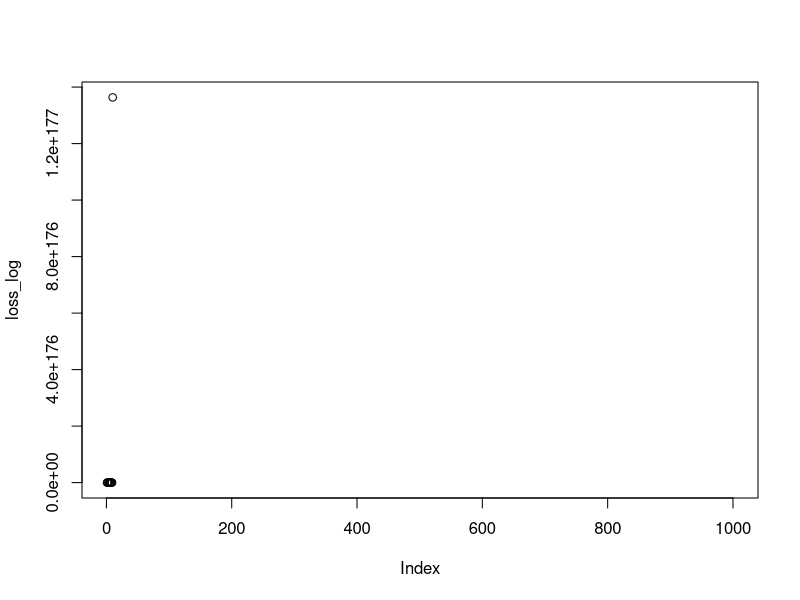
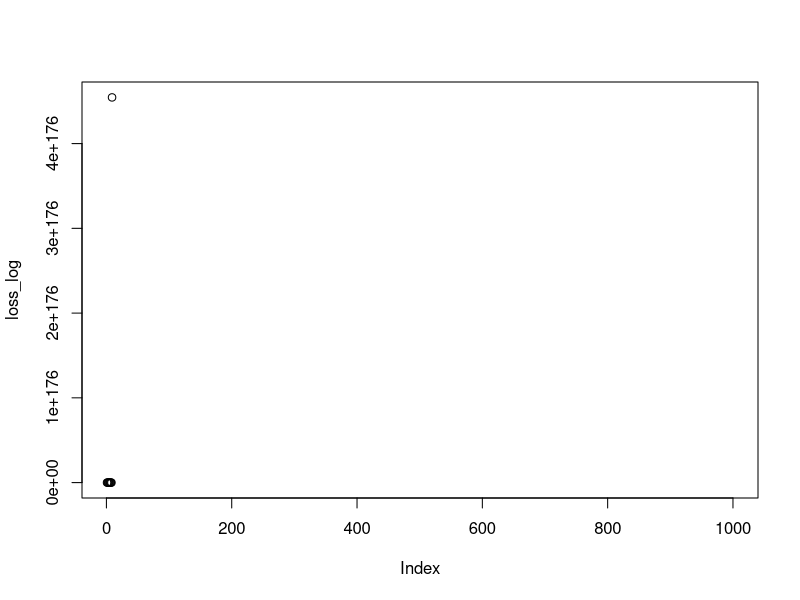
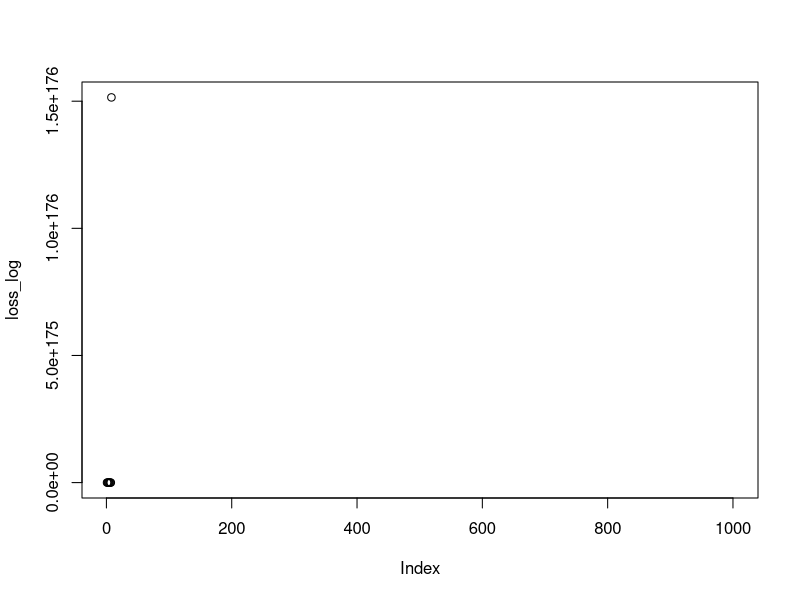
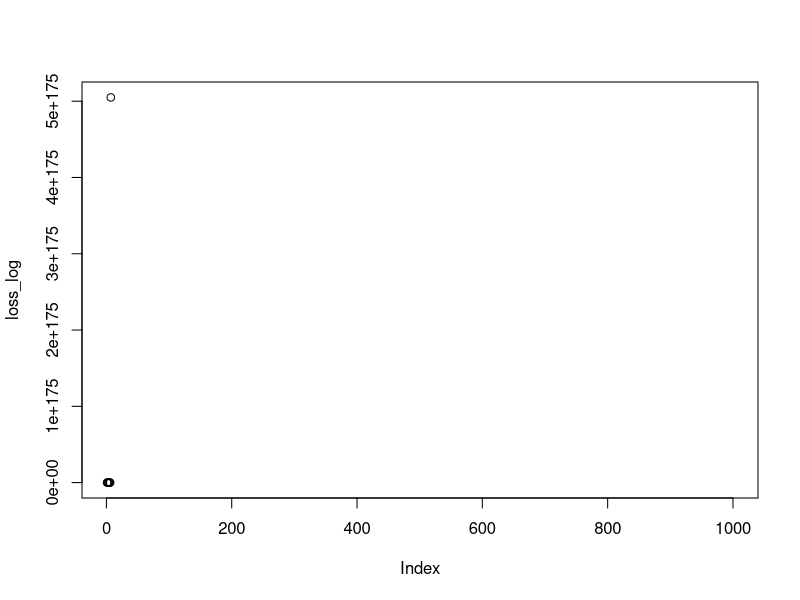
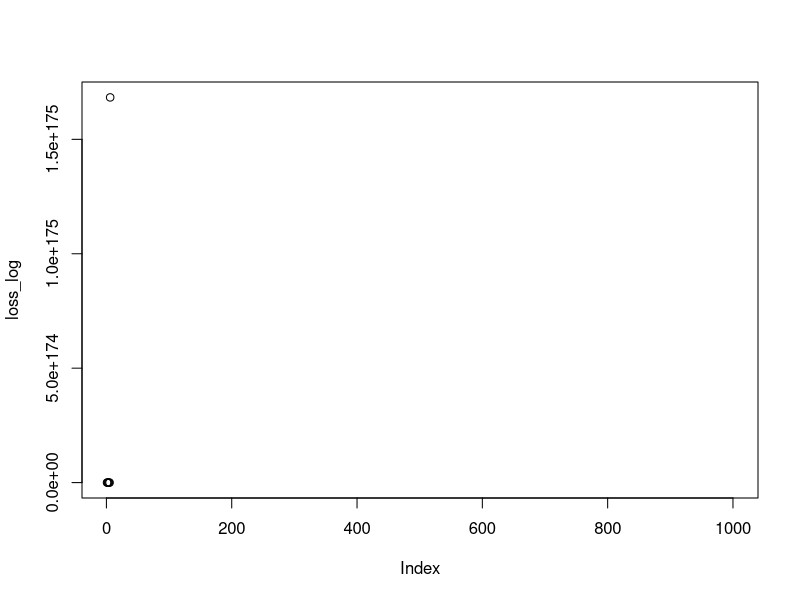
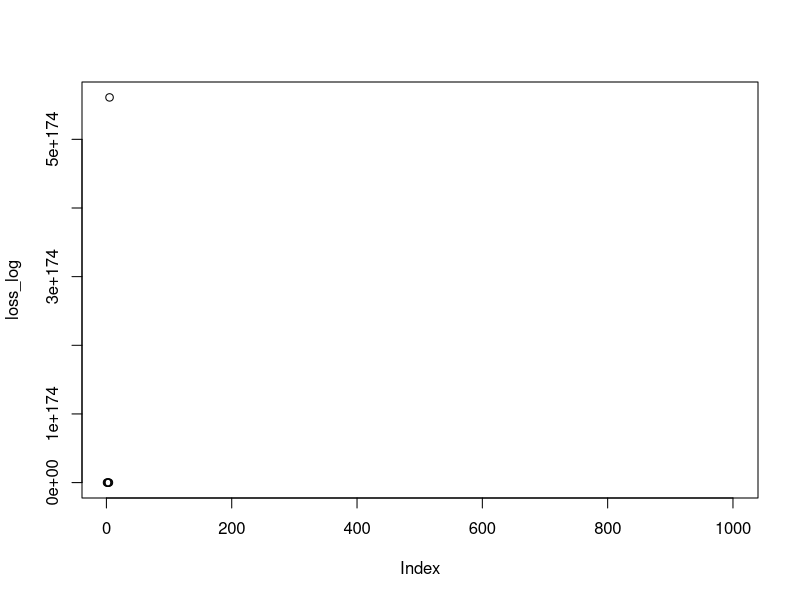
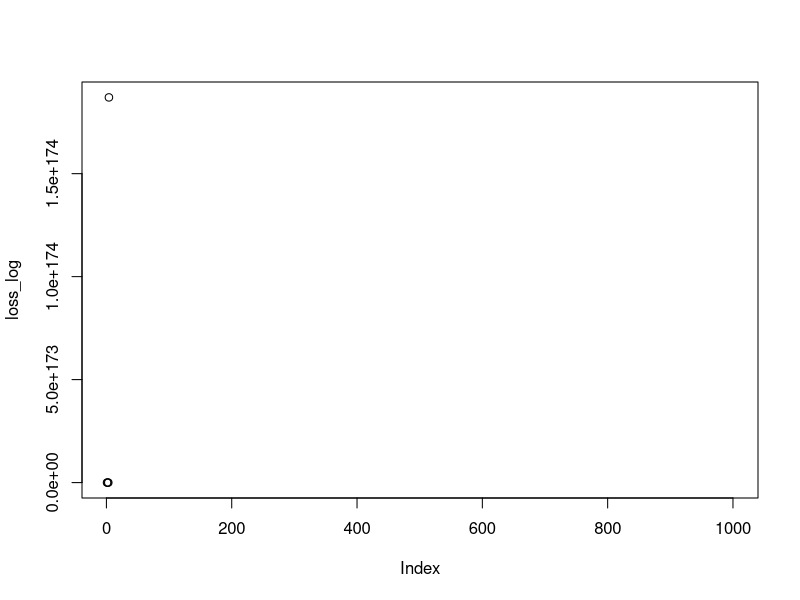
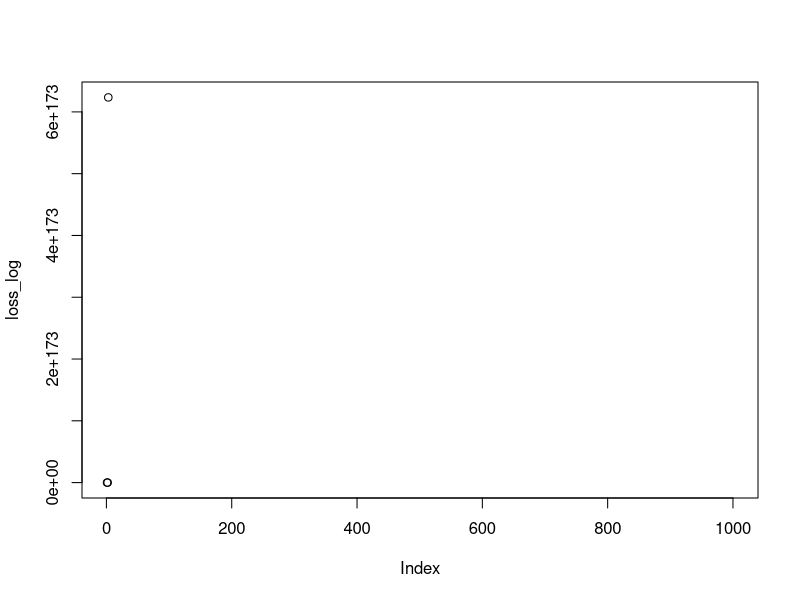

Write R code to recreate these figures, in order. (Note: this script raises an error after producing the figures.)
##################### 1.Gradient Descent 구현 과제입니다. ##########################
# 시각화용 코드입니다.
smoothing <- function(vec)
{
  vec1 <- c(vec[-1], vec[length(vec)])
  vec2 <- c(vec[1], vec[-length(vec)])
  return((vec1 + vec2 + vec) / 3)
}

visualize_loss <- function(loss_log)
{
  for(i in 1:100)
  {
    loss_log <- smoothing(loss_log)
    plot(loss_log)
    Sys.sleep(0.01)
  }
}
# 여기까지 그냥 실행시켜 주세요!

##############################################################################################################
#                                                                                                            #
#   이번 과제는 gradient descent를 이용한, 선형 회귀 구현 입니다. 아래에 비어있는 식을 채워주시면 됩니다!    #
#                                                                                                            #
##############################################################################################################
# 단순회귀 구현
x <- rnorm(1000, 0)
y <- 2 * x + 1
w <- 0.001
b <- 0.001
lr <- 0.01
loss_log <- c()
for(i in 1:length(x))
{
  ###                                         ###
  #            여기를 채워 주세요!              #
  loss =(  y[i] - x[i]*w - b)^2
  w = 
  ###                                         ###
  loss_log[i] <- loss
}
visualize_loss(loss_log)
if(max(abs(w-2), abs(b-1)) < 0.1)
{
  print("정답입니다!")
}else{
  print("모델을 수정하거나, 초기값, 파라미터를 수정해보세요!")
}

#다중회귀 구현(변수 11개)
x <- as.data.frame(matrix(rnorm(5000,0), nrow = 500, ncol = 10))
y <- x$V1 * 1 + x$V2 * 2 + x$V3 * 3 + x$V4 * 4 + x$V5 * 5 + x$V6 * 6 + x$V7 * 7 + x$V8 * 8 + x$V9 * 9 + x$V10 * 10 + 11
w <- rnorm(10,0)
b <- rnorm(1,0)
lr <- 0.01
loss_log <- c()
for(i in 1:nrow(x))
{
  ###                                         ###
  #            여기를 채워 주세요!              #
  loss = (y[i] - sum(w*x[i,])-b)^2
  w = w - lr * (y[i] - sum(w*x[i,]) - b) * -x[i,]
  b = b - lr * (y[i]  - sum(w*x[i,]) - b) * -1
  ###                                         ###
  loss_log[i] <- loss
}

visualize_loss(loss_log)
if(max(abs(w-1:10), abs(b-11)) < 0.5)
{
  print("정답입니다!")
}else{
  print("모델을 수정하거나, 초기값, 파라미터를 수정해보세요!")
}
a <- matrix(c(1,2,3,4), ncol = 2)
b <- c(1,2)
c <- rep(b,2)
a*c

#다중회귀 구현(변수 n개)
linear_regression <- function(n)
{
  x <- as.data.frame(matrix(rnorm(100*n*n,0), nrow = 100*n, ncol = n))
  y <- rep(0, 100*n)
  for(i in 1:(100*n))
  {
    y[i] <- sum(x[i,]*(1:n)) + (n+1)
  }
  w <- rnorm(n,0)
  b <- rnorm(1,0)
  lr <- 0.01
  loss_log <- c()
  for(i in 1:nrow(x))
  {
    ###                                         ###
    #            여기를 채워 주세요!              #
    loss = sqrt((y[i] - sum(w*x[i,])-b)^2)
    w = w - lr * (y[i] - sum(w*x[i,]) - b) * -x[i,]
    b = b - lr * (y[i]  - sum(w*x[i,]) - b) * -1
    
    ###                                         ###
    loss_log[i] <- loss
  }
  visualize_loss(loss_log)
  if(max(abs(w-1:n), abs(b-n-1)) < 0.5)
  {
    print("정답입니다!")
  }else{
    print("모델을 수정하거나, 초기값, 파라미터를 수정해보세요!")
  }
  return(list(w = w, b = b))
}
linear_regression(4)

linear_regression(10)
linear_regression(15)
linear_regression(20)

############# 2.Multinomial logistic에서 배운 softmax 와 cross_entropy 를 함수로 구현하세요 ###############
### 결과는 list(table, beta 계수) 반환하도록 해주세요 (GD 사용하실 경우, learning_rate 유의하세요)
## iris data에 한정적인 함수도 괜찮고, 일반화함수도 좋습니다.
# cross_entropy 함수로 beta를 구하고, softmax 함수에서 cross_entropy 함수를 받아들이면 됩니다.


rm(list=ls())
data("iris")
str(iris)
x<-iris[,-5]
y<-iris[,5]

set.seed(1234)
index <- sort(sample(1:length(x[,1]),length(x[,1])*0.8,replace = F))
train_x <- x[index,]
train_y <- y[index]  
test_x <- x[-index,]
test_y <- y[-index]

# cross entrophy try 1
w = matrix(runif(15, 0.5,2), 3, 5)
lr=0.005
loss=c()
cross_entrophy=0
type = unique(y)
train_x = cbind(train_x, 1)

for(k in 1:3){
  for(i in 1:nrow(train_x)){
    for ( j in 1:3){
      if (train_y[i] == type[j]){
        cross_entrophy = -log( exp(sum(w[j,]*train_x[i,]))  /
                                 (exp(sum(w[1,]*train_x[i,])) + exp(sum(w[2,]*train_x[i,])) + exp(sum(w[3,]*train_x[i,]))))
        w[j,] = w[j,] - lr * - train_x[i,] * 
          (1 - exp(sum(train_x[i,] * w[j,])) / (exp(sum(w[1,]*train_x[i,])) + exp(sum(w[2,]*train_x[i,])) + exp(sum(w[3,]*train_x[i,])))) 
        w = matrix(unlist(w), 3)
      }
    }
    loss = c(loss, cross_entrophy)
  }
}
plot(loss)

# softmax 
set.seed(1234)
index <- sort(sample(1:length(x[,1]),length(x[,1])*0.8,replace = F))
train_x <- x[index,]
train_y <- y[index]  
test_x <- x[-index,]
test_y <- y[-index]

test_x = cbind(test_x,1)
result_matrix = matrix(0, 1, 3)
result_matrix =as.matrix(test_x) %*% t(w) # 3번째가 제일 크게나옴 ㅜㅜ

result=c()
for( i in 1:nrow(result_matrix)){
  result = c(result, type[which.max(result_matrix[i,])])
}
result # 위 로스는 줄어드나 결과가 잘못됐음. cost를 class마다 계산하지 말고 모든 class에서의 cost를 loss함수로 정의하고 해보자 


############# try 2 ##############

#### cross entrophy 구현 (loss를 전체로 놓고 !) ###

rm(list=ls())
data("iris")
str(iris)
x<-iris[,-5]
y<-iris[,5]

set.seed(1)
index <- sort(sample(1:length(x[,1]),length(x[,1])*0.8,replace = F))
train_x <- x[index,]
train_y <- y[index]  
test_x <- x[-index,]
test_y <- y[-index]

lr = 0.0005 # lr을 0.005로 하니까 계속안됏다. 0.0005로해야됨 !!!
type = unique(train_y)
new_x = cbind(train_x, 1)
new_x = as.matrix(new_x)
w = matrix(runif(15, 0.2, 0.25), 3, 5) 
y_onehot = matrix(0, nrow(train_x), length(type))
for(i in 1:length(train_y)){
  y_onehot[i,train_y[i]] = 1
}
d = matrix(0,3,5)
loss_log = c()
i=1
for( k in 1:1000){  
  t = exp(new_x%*%t(w))/rowSums(exp(new_x%*%t(w)))
  cost = -sum(y_onehot * log(t))
  for(i in 1:length(type)){
    idx = which(y_onehot[,i] ==1)
    d[i,] = colSums(-new_x[idx,]* (1-t[idx,i]))
  }
  w = w - lr * d
  loss_log[k] = cost
}
plot(loss_log)

test_x = cbind(test_x,1)
output = as.matrix(test_x) %*% as.matrix(t(w))
result_list = apply(output, 1, which.max)
table = table(result_list, test_y)
sum(diag(table))/sum(table) # ACCURACY = 0.9333
